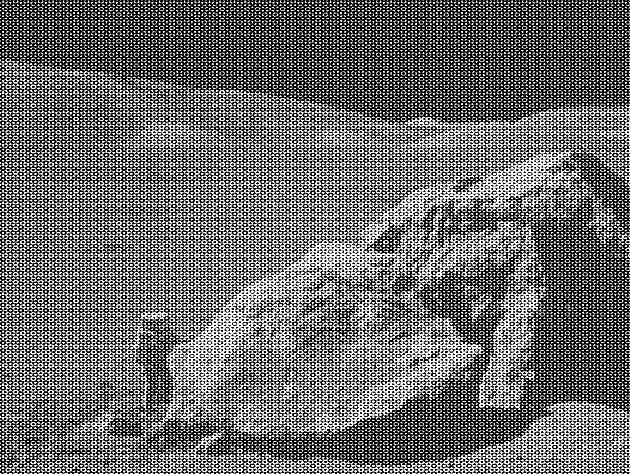
#> input picture images/moonlanding.png, 630 x 474 px
$ jupyter execute --allow-errors 09ex_numerical.ipynb
#> lines starting #> are read from the running program, lines starting #| are printed output that depends on the picture
1\. **2D minimization of a six-hump camelback function**

$$f(x,y) = \left(4-2.1x^2+\frac{x^4}{3} \right) x^2 +xy + (4y^2 -4)y^2$$

has multiple global and local minima.

- Find the global minima of this function
- How many global minima are there, and what is the function value at those points?
- What happens for an initial guess of $(x, y) = (0, 0)$?

Hints:

* Variables can be restricted to $-2 < x < 2$ and $-1 < y < 1$.
* Use `numpy.meshgrid()` and `pylab.imshow()` to find visually the regions.
* Use `scipy.optimize.minimize()`, optionally trying its optional arguments.

[cell 1]
# DONE

import numpy as np
import matplotlib
import matplotlib.pyplot as plt
import pylab as pl
from scipy import optimize

def my_func(x):
    return ((4-2.1*x[0]**2+x[0]**4/3)*x[0]**2 + x[0]*x[1] + (4*x[1]**2 - 4)*x[1]**2)

x = np.linspace(-2, 2, 100)
y = np.linspace(-1, 1, 100)
x1, y1 = np.meshgrid(x, y)
z1 = my_func([x1, y1])
pl.imshow(z1, origin='lower', extent=[-2, 2, -1, 1])
#> (the rest of this cell did not finish here and is left out)

2\. **Non-linear ODE: the damped pendulum**

The equation of the motion that a pendulum makes with respect to the angle $\theta$ with the vertical is given by:

$$\frac{d^2\theta}{dt^2} = -\frac{1}{Q} \frac{d\theta}{dt} + \sin\theta + d \cos\Omega t$$

where $t$ is time, $Q$ is the damping factor, $d$ is the forcing amplitude, and $\Omega$ is the driving frequency of the forcing.

This second order ODE needs to be written as two coupled first order ODEs defining a new variable $\omega \equiv d\theta/dt$:

$$\frac{d\theta}{dt} = \omega$$
$$\frac{d\omega}{dt} = -\frac{1}{Q}\,\omega + \sin\theta + d \cos\Omega t$$

Consider the initial conditions $\theta_0 = \omega_0 = 0$, and $Q = 2.0$, $d = 1.5$, and $\omega = 0.65$.

 - Solve the ODE with `odeint` over a pariod of 200 time steps
 - Create two plots, one of $\theta$ as a function of the time, and $\omega$ as a function of the time
 - **Optional**: determine if there is a set of parameters for which the motion is chaotic.

[cell 2]
# DONE

from scipy.integrate import odeint

# initial conditions
omega_0 = 0.0
theta_0 = 0.0
Q = 2.0
d = 1.5
omega = 0.65

# define the interval
time_steps = np.linspace(0, 10*np.pi/omega, 200)

# functions to be called X=(theta, omega)
def derivative(X, time, Q, d):
    return (X[1], (-1/Q)*X[1] + np.sin(X[0]) + d*np.cos(omega*time))

# TASK 1: call the odeint() method
Xinit = (0, 0)
X = odeint(derivative, Xinit, time_steps, args=(Q, d))

# plot: time VS theta
plt.figure(figsize=(8, 6))
plt.title("Time VS $theta$")
plt.plot(time_steps, X[:, 0])
plt.xlabel('t')
plt.ylabel('$theta$ [rad]')

# plot: time VS omega
plt.figure(figsize=(8, 6))
plt.title("Time VS $omega$")
plt.plot(time_steps, X[:, 1], 'orange')
plt.xlabel('t')
plt.ylabel("$omega$ [rad/s]")

# determine if there is a set of parameters for which the motion is chaotic
# log of dispersion VS time
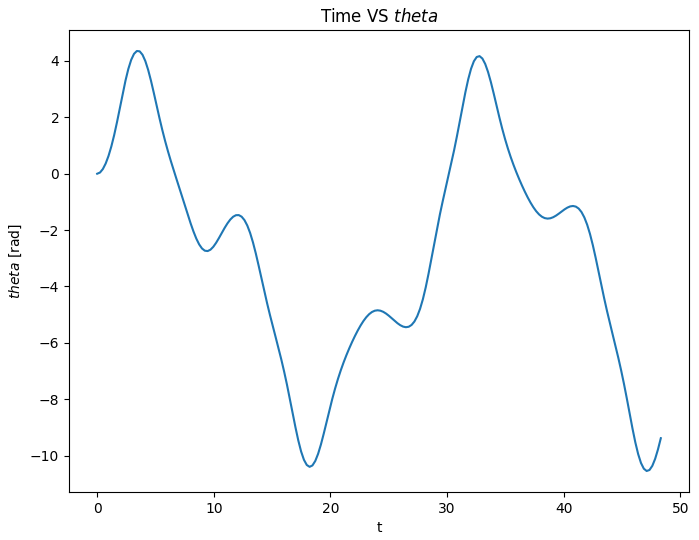
#> figure drawn by matplotlib, 1 panel; curve peaks at x = 3.4, y = 4.35
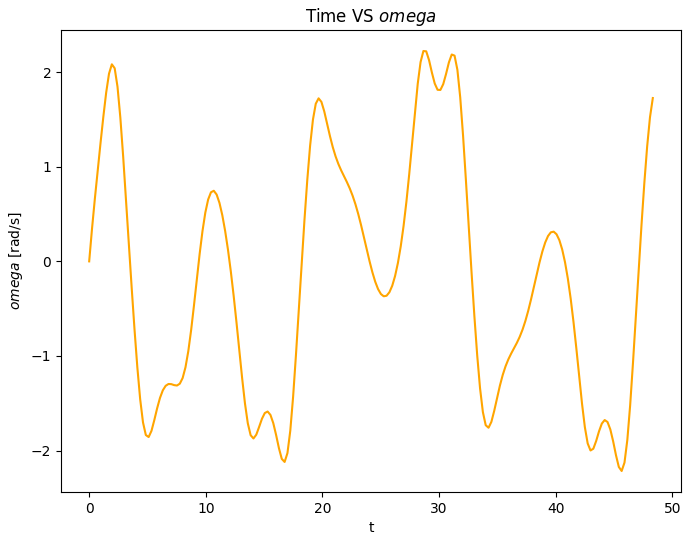
#> figure drawn by matplotlib, 1 panel; curve peaks at x = 28.66, y = 2.22

3\. **FFT of a simple dataset**

Perform a periodicity analysis on the lynxs-hares population, i.e. determine what is the period of the population of these animals.

The dataset is the one dowloaded at the beginning of Lecture 06:

 - `!wget https://www.dropbox.com/s/ebe1cnyd2gm836a/populations.txt -P data/`

[cell 3]
#!wget https://www.dropbox.com/s/ebe1cnyd2gm836a/populations.txt -P data/

[cell 4]
# DONE

from scipy import fftpack

#> (the rest of this cell did not finish here and is left out)

4\. **FFT of an image**

Write a filter that removes the periodic noise from the `moonlanding.png` image by using a 2-dimensional FFT.

* Import the image as a 2D numpy array using `plt.imread("images/moonlanding.png")`. Examine the image with `plt.imshow()`, which is heavily contaminated with periodic noise.
* Check the documentation of the `scipy.fftpack` package, and find the method that performs a 2D FFT. Plot the spectrum (Fourier transform of) the image. **Hint**: use `LogNorm` to plot the colors in log scale:
'Python'
from matplotlib.colors import LogNorm
plt.imshow(image, norm=LogNorm(vmin=5))

*Inspect the spectrum, and try to locate the regions of the power spectrum tht contain the signal and those which contain the periodic noise. Use array slicing to set the noise regions to zero.
*Apply the inverse Fourier transform to plot the resulting image.

[cell 5]
# DONE

import scipy
from matplotlib.colors import LogNorm

time_step = 0.05

# original figure
moon = plt.imread("images/moonlanding.png")
#> moon is the input picture: shape (474, 630) float32; min 0, max 1, mean 0.424
plt.figure()
plt.imshow(moon)
plt.title("Moon Landing: image contaminated with noise")
plt.show()

# 2D FFT
moon_fft = scipy.fft.fft2(moon) #, s=None, axes=(- 2, - 1))
power = np.abs(moon_fft)
plt.figure()
plt.imshow(power, norm=LogNorm(vmin=5))
plt.colorbar()
plt.xlabel('Power')
plt.ylabel('Spectrum [log]')

# isolate signal (set noise to zero)
plt.figure()
plt.hist(power, bins = range(0,10000,1000), log = True)
plt.xlabel("Power")
plt.ylabel("Counts")
plt.title("Histogram")
print("In the histogram we can notice that there are several components with a power over 4000 and we decide to set them to zero, considering them noise.")
moon_fft[power > 4000] = 0

# inverse Fourier Transform
filtered_moon = scipy.fftpack.ifft2(moon_fft)
plt.figure()
plt.imshow(filtered_moon.real)
plt.title('After filtering')
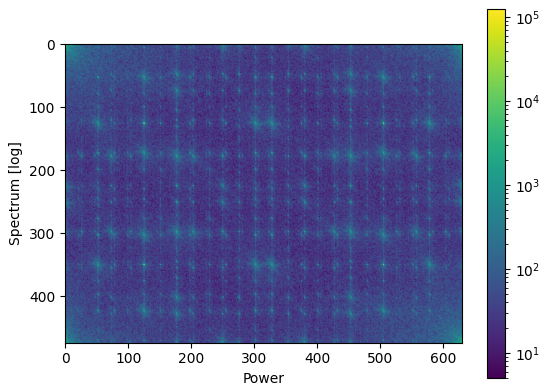
#> figure drawn by matplotlib, 2 panels
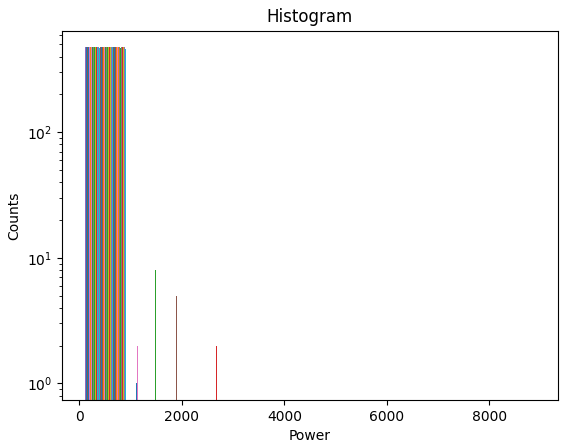
#> figure drawn by matplotlib, 1 panel; tallest bar 431 high, from x = 100 to 101.3; tallest bar 461 high, from x = 101.3 to 102.5; tallest bar 461 high, from x = 102.5 to 103.8
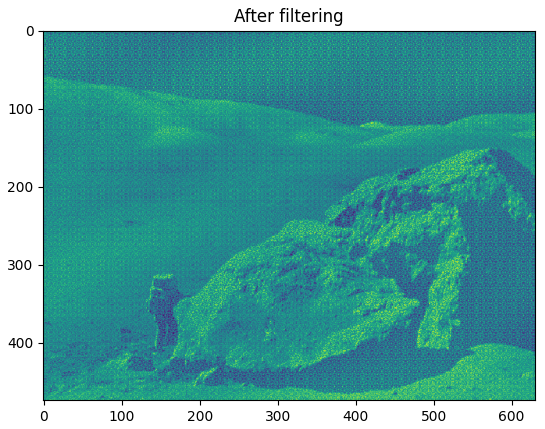
#> figure drawn by matplotlib, 1 panel
